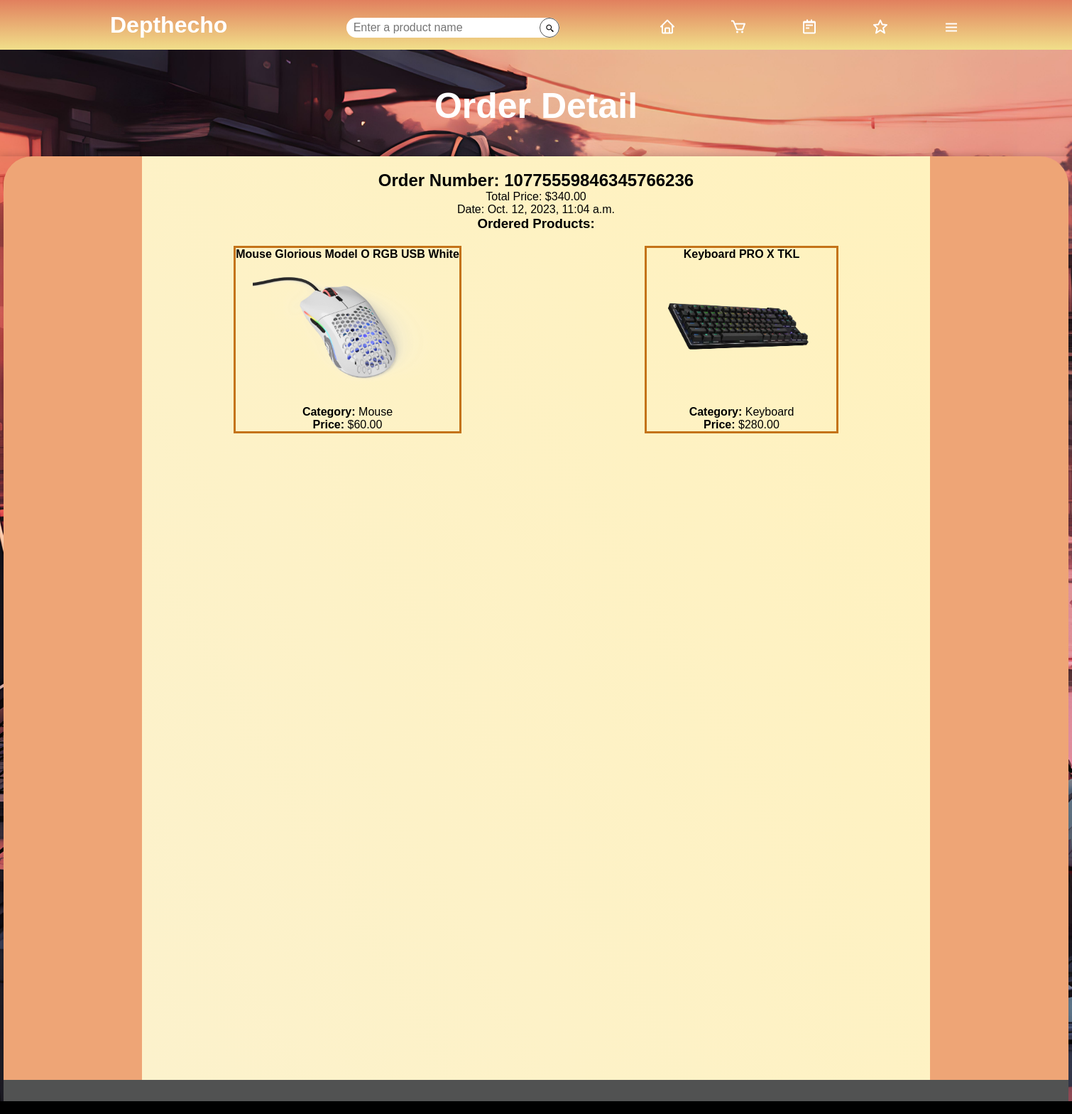
Page /order/6/ (signed in) on the committed database.
### orders/models.py (models this page shows, shortened)
class Order(models.Model):
    user = models.ForeignKey(CustomUser, on_delete=models.CASCADE)
    order_number = models.CharField(max_length=100, unique=True, default=generate_order_number)
    total_price = models.DecimalField(max_digits=10, decimal_places=2)
    order_date = models.DateTimeField(auto_now_add=True)
    products = models.ManyToManyField(Product)

### mainpage/models.py (models this page shows, shortened)
class Product(models.Model):
    name = models.CharField(max_length=255, blank=False, null=False)
    slug = models.SlugField(max_length=200, blank=False, null=False, default="")
    image = models.ImageField(upload_to='products/', blank=True, null=True)
    description = models.TextField()
    category = models.ForeignKey(Category, on_delete=models.CASCADE)
    quantity = models.PositiveIntegerField(default=0)
    price = models.DecimalField(max_digits=10, decimal_places=2)
    discount = models.DecimalField(max_digits=5, decimal_places=2, blank=True, null=True, default=0)

class Category(models.Model):
    name = models.CharField(max_length=100, unique=True)
    def __str__(self):
        return self.name

### orders/views.py (the view)
# urls.py: path('order/<int:order_id>/', views.order_detail, name='order-detail'),
@login_required(login_url='login-page')
def order_detail(request, order_id):
    user = request.user
    try:
        profile = UserProfile.objects.get(user=user)
    except UserProfile.DoesNotExist:
        profile = None
    order = get_object_or_404(Order, id=order_id, user=user)
    order_items = order.products.all().order_by('id')
    items_per_page = 12
    paginator = Paginator(order_items, items_per_page)
    page = request.GET.get('page')
    try:
        order_items = paginator.page(page)
    except PageNotAnInteger:
        order_items = paginator.page(1)
    except EmptyPage:
        order_items = paginator.page(paginator.num_pages)
    context = {
        'order': order,
        'profile': profile,
        'order_items': order_items,
    }
    return render(request, 'orders/order_detail.html', context)

### orders/templates/orders/order_detail.html (shortened to what this page needs)
{% extends 'mainpage/base.html' %}
{% load static %}
{% block content %}
{% include 'mainpage/main_header.html' %}
<div class="order-detail-body">
    <div class="empty-space">
        <h1 class="store-header">Order Detail</h1>
    </div>
    <section class="order-detail-main">
        <div class="order-detail-content">
            <div class="order-detail-container{% if order.products.count < 9 %} height-1300{% endif %}">
                <h2>Order Number: {{ order.order_number }}</h2>
                <p>Total Price: ${{ order.total_price }}</p>
                <p>Date: {{ order.order_date }}</p>
                <h3>Ordered Products:</h3>
                <ul>
                    {% for product in order.products.all %}
                        <li>
                            <h4>{{ product.name }}</h4>
                            {% if product.image %}
                                <img src="{{ product.image.url }}" alt="{{ product.name }}">
                            {% endif %}
                            <p><b>Category:</b> {{ product.category }}</p>
                            <p><b>Price:</b> ${{ product.price }}</p>
                        </li>
                    {% endfor %}
                </ul>
            </div>
            <div class="pagination">
                <ul class="container">
                </ul>
            </div>
        </div>
    </section>
</div>
{% endblock %}

### mainpage/static/style/style.css (style rules this page uses)
:root { --main-light-theme-color: #E1805E; --second-light-theme-color: #C47318; --third-light-theme-color: #f1df8a; --bg-light-theme-color: #FCF2CC; --light-theme-text-color: black; --bg-light-theme: url('/static/images/BG_light.jpg'); --bg-dark-theme: url('/static/images/BG_dark.jpg'); --main-dark-theme-color: #9C67E0; --second-dark-theme-color: #4E2E72; --bg-dark-theme-color: #515252; --dark-theme-text-color: white; }
* { margin: 0; padding: 0; box-sizing: border-box; font-family: Arial, Helvetica, sans-serif; }
body { background-image: var(--bg-light-theme-color); background-size: cover; background-position: center; }
.empty-space { width: 100%; height: 150px; text-align: center; vertical-align: middle; }
.empty-space h1 { color: var(--dark-theme-text-color); padding-top: 50px; font-size: 50px; }
.pagination { width: 1500px; height: 30px; margin: 0 auto; background-color: var(--bg-dark-theme-color); }
.pagination .container { padding-top: 5px; }
.pagination > ul { list-style: none; display: flex; flex-wrap: wrap; align-items: center; justify-content: center; gap: 1rem; }
.order-detail-body { background-image: var(--bg-light-theme); background-size: cover; background-position: center; }
.order-detail-main { width: 100%; height: 100%; background-color: transparent; box-shadow: 0 0 10px rgba(0, 0, 0, .2); }
.order-detail-content { position: relative; width: 1500px; height: 100%; margin: 0 auto; background-color: #EEA576; border-radius: 40px 40px 0 0; }
.order-detail-container { width: 1110px; height: auto; margin: 0 auto; padding-top: 20px; background-image: linear-gradient(60deg, var(--bg-light-theme-color), #FFF2BE); clear: both; text-align: center; }
.order-detail-container ul { display: block; margin-top: 20px; list-style: none; display: flex; justify-content: space-around; }
.order-detail-container ul li { border: 3px solid var(--second-light-theme-color); }
.order-detail-container ul li img { height: 200px; width: auto; }
.height-1300 { height: 1300px; }

### rows in the picture
Order: order_number "10775559846345766236", total_price "340.00", order_date "Oct. 12, 2023, 11:04 a.m."
Product: name "Mouse Glorious Model O RGB USB White", image (picture), category "Mouse", price "60.00"
Product: name "Keyboard PRO X TKL", image (picture), category "Keyboard", price "280.00"
